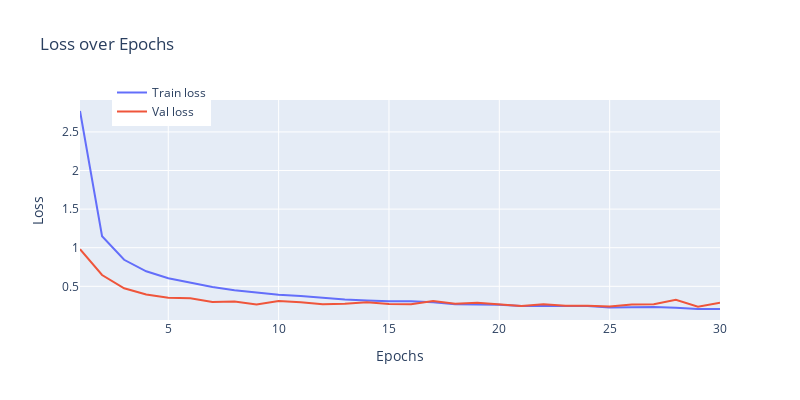
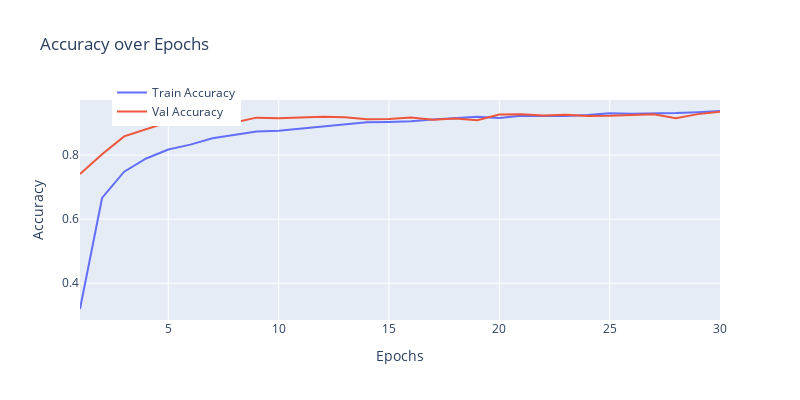

Notebook code cell kept with these figures, in order:
### Markdown cell above
### Start Model Training

### Code cell
# Actual training ResNet model
resnet_results,training_time = training_loop(model = resnet_model_101,
                               train_dataloader = resnet_train_dataloader,
                               val_dataloader = resnet_val_dataloader,
                               device = device,
                               epochs = 30,
                               patience = 5
                              )

### Figure 1 — Plotly figure (JSON) as saved in the notebook; plotly's stock layout.template omitted (floating-point values rounded to 4 significant figures)
{"data": [{"mode": "lines", "name": "Train loss", "type": "scatter", "x": [1, 2, 3, 4, 5, 6, 7, 8, 9, 10, 11, 12, 13, 14, 15, 16, 17, 18, 19, 20, 21, 22, 23, 24, 25, 26, 27, 28, 29, 30], "y": [2.771, 1.148, 0.8434, 0.6943, 0.6055, 0.5515, 0.4921, 0.4489, 0.4176, 0.392, 0.3732, 0.3499, 0.3297, 0.3166, 0.3059, 0.3054, 0.2933, 0.2661, 0.2637, 0.2603, 0.2465, 0.2479, 0.2488, 0.2456, 0.2249, 0.2324, 0.2318, 0.2214, 0.2061, 0.2066]}, {"mode": "lines", "name": "Val loss", "type": "scatter", "x": [1, 2, 3, 4, 5, 6, 7, 8, 9, 10, 11, 12, 13, 14, 15, 16, 17, 18, 19, 20, 21, 22, 23, 24, 25, 26, 27, 28, 29, 30], "y": [0.9804, 0.6465, 0.4742, 0.3933, 0.3505, 0.3462, 0.2975, 0.3028, 0.2658, 0.3089, 0.2924, 0.2665, 0.2735, 0.2921, 0.2699, 0.2677, 0.3109, 0.2728, 0.2871, 0.2698, 0.2439, 0.2666, 0.2478, 0.2492, 0.2376, 0.264, 0.2668, 0.3248, 0.236, 0.2863]}], "layout": {"height": 400, "legend": {"x": 0.05, "y": 1.1}, "title": {"text": "Loss over Epochs"}, "width": 800, "xaxis": {"title": {"text": "Epochs"}}, "yaxis": {"title": {"text": "Loss"}}}}

### Figure 2 — Plotly figure (JSON) as saved in the notebook; plotly's stock layout.template omitted (floating-point values rounded to 4 significant figures)
{"data": [{"mode": "lines", "name": "Train Accuracy", "type": "scatter", "x": [1, 2, 3, 4, 5, 6, 7, 8, 9, 10, 11, 12, 13, 14, 15, 16, 17, 18, 19, 20, 21, 22, 23, 24, 25, 26, 27, 28, 29, 30], "y": [0.3194, 0.666, 0.7482, 0.7892, 0.8171, 0.8326, 0.8525, 0.8623, 0.8733, 0.8758, 0.882, 0.8903, 0.8955, 0.9022, 0.9032, 0.9054, 0.9109, 0.914, 0.9193, 0.9159, 0.923, 0.9222, 0.9222, 0.9249, 0.9303, 0.9292, 0.9298, 0.9309, 0.9336, 0.9375]}, {"mode": "lines", "name": "Val Accuracy", "type": "scatter", "x": [1, 2, 3, 4, 5, 6, 7, 8, 9, 10, 11, 12, 13, 14, 15, 16, 17, 18, 19, 20, 21, 22, 23, 24, 25, 26, 27, 28, 29, 30], "y": [0.7406, 0.8023, 0.8582, 0.8816, 0.9031, 0.8973, 0.9109, 0.902, 0.9168, 0.9148, 0.9168, 0.9199, 0.918, 0.9121, 0.9129, 0.9176, 0.9102, 0.9141, 0.909, 0.9266, 0.9277, 0.9238, 0.9258, 0.9219, 0.9227, 0.9246, 0.9273, 0.9148, 0.9277, 0.9355]}], "layout": {"height": 400, "legend": {"x": 0.05, "y": 1.1}, "title": {"text": "Accuracy over Epochs"}, "width": 800, "xaxis": {"title": {"text": "Epochs"}}, "yaxis": {"title": {"text": "Accuracy"}}}}
